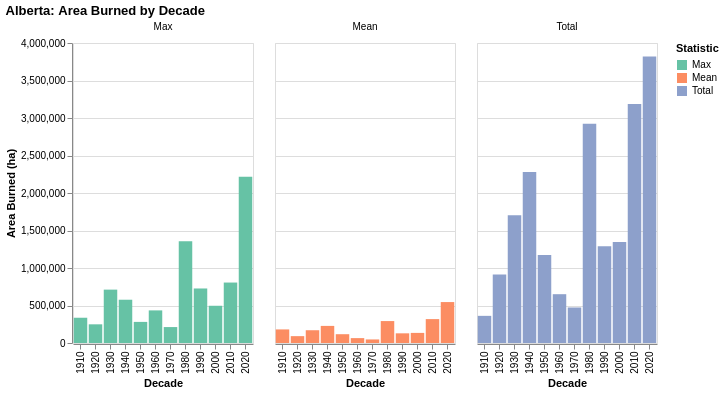

Write notebook code for a chart like this one.
### Markdown cell above
## 4. Summary: Alberta Area Burned by Decade

Total, mean, and maximum single-year area burned per decade, for quick comparison across eras.

### Code cell
charts.decade_chart(df_ab_yearly)

### Figure 1 — Vega-Lite specification as saved in the notebook (floating-point values rounded to 4 significant figures)
{"config": {"view": {"continuousWidth": 300, "continuousHeight": 300}}, "data": {"name": "data-0b7847fbebf4228cb3ca9242d065af7a"}, "mark": {"type": "bar"}, "encoding": {"color": {"field": "Statistic", "scale": {"scheme": "set2"}, "type": "nominal"}, "column": {"field": "Statistic", "title": null, "type": "nominal"}, "tooltip": [{"field": "Decade", "type": "ordinal"}, {"field": "Statistic", "type": "nominal"}, {"field": "Area", "format": ",.0f", "type": "quantitative"}], "x": {"field": "Decade", "title": "Decade", "type": "ordinal"}, "y": {"axis": {"format": ",.0f"}, "field": "Area", "title": "Area Burned (ha)", "type": "quantitative"}}, "height": 300, "title": "Alberta: Area Burned by Decade", "width": 180, "$schema": "https://vega.github.io/schema/vega-lite/v6.4.1.json", "datasets": {"data-0b7847fbebf4228cb3ca9242d065af7a": [{"Decade": 1910, "Statistic": "Total", "Area": 362100.0}, {"Decade": 1920, "Statistic": "Total", "Area": 914300.0}, {"Decade": 1930, "Statistic": "Total", "Area": 1702000.0}, {"Decade": 1940, "Statistic": "Total", "Area": 2280000.0}, {"Decade": 1950, "Statistic": "Total", "Area": 1172000.0}, {"Decade": 1960, "Statistic": "Total", "Area": 650700.0}, {"Decade": 1970, "Statistic": "Total", "Area": 473500.0}, {"Decade": 1980, "Statistic": "Total", "Area": 2924000.0}, {"Decade": 1990, "Statistic": "Total", "Area": 1290000.0}, {"Decade": 2000, "Statistic": "Total", "Area": 1347000.0}, {"Decade": 2010, "Statistic": "Total", "Area": 3186000.0}, {"Decade": 2020, "Statistic": "Total", "Area": 3821000.0}, {"Decade": 1910, "Statistic": "Mean", "Area": 181000.0}, {"Decade": 1920, "Statistic": "Mean", "Area": 91430.0}, {"Decade": 1930, "Statistic": "Mean", "Area": 170200.0}, {"Decade": 1940, "Statistic": "Mean", "Area": 228000.0}, {"Decade": 1950, "Statistic": "Mean", "Area": 117200.0}, {"Decade": 1960, "Statistic": "Mean", "Area": 65070.0}, {"Decade": 1970, "Statistic": "Mean", "Area": 47350.0}, {"Decade": 1980, "Statistic": "Mean", "Area": 292400.0}, {"Decade": 1990, "Statistic": "Mean", "Area": 129000.0}, {"Decade": 2000, "Statistic": "Mean", "Area": 134700.0}, {"Decade": 2010, "Statistic": "Mean", "Area": 318600.0}, {"Decade": 2020, "Statistic": "Mean", "Area": 545800.0}, {"Decade": 1910, "Statistic": "Max", "Area": 336800.0}, {"Decade": 1920, "Statistic": "Max", "Area": 249100.0}, {"Decade": 1930, "Statistic": "Max", "Area": 711600.0}, {"Decade": 1940, "Statistic": "Max", "Area": 577000.0}, {"Decade": 1950, "Statistic": "Max", "Area": 281400.0}, {"Decade": 1960, "Statistic": "Max", "Area": 434700.0}, {"Decade": 1970, "Statistic": "Max", "Area": 212400.0}, {"Decade": 1980, "Statistic": "Max", "Area": 1357000.0}, {"Decade": 1990, "Statistic": "Max", "Area": 727000.0}, {"Decade": 2000, "Statistic": "Max", "Area": 496500.0}, {"Decade": 2010, "Statistic": "Max", "Area": 806100.0}, {"Decade": 2020, "Statistic": "Max", "Area": 2217000.0}]}}
